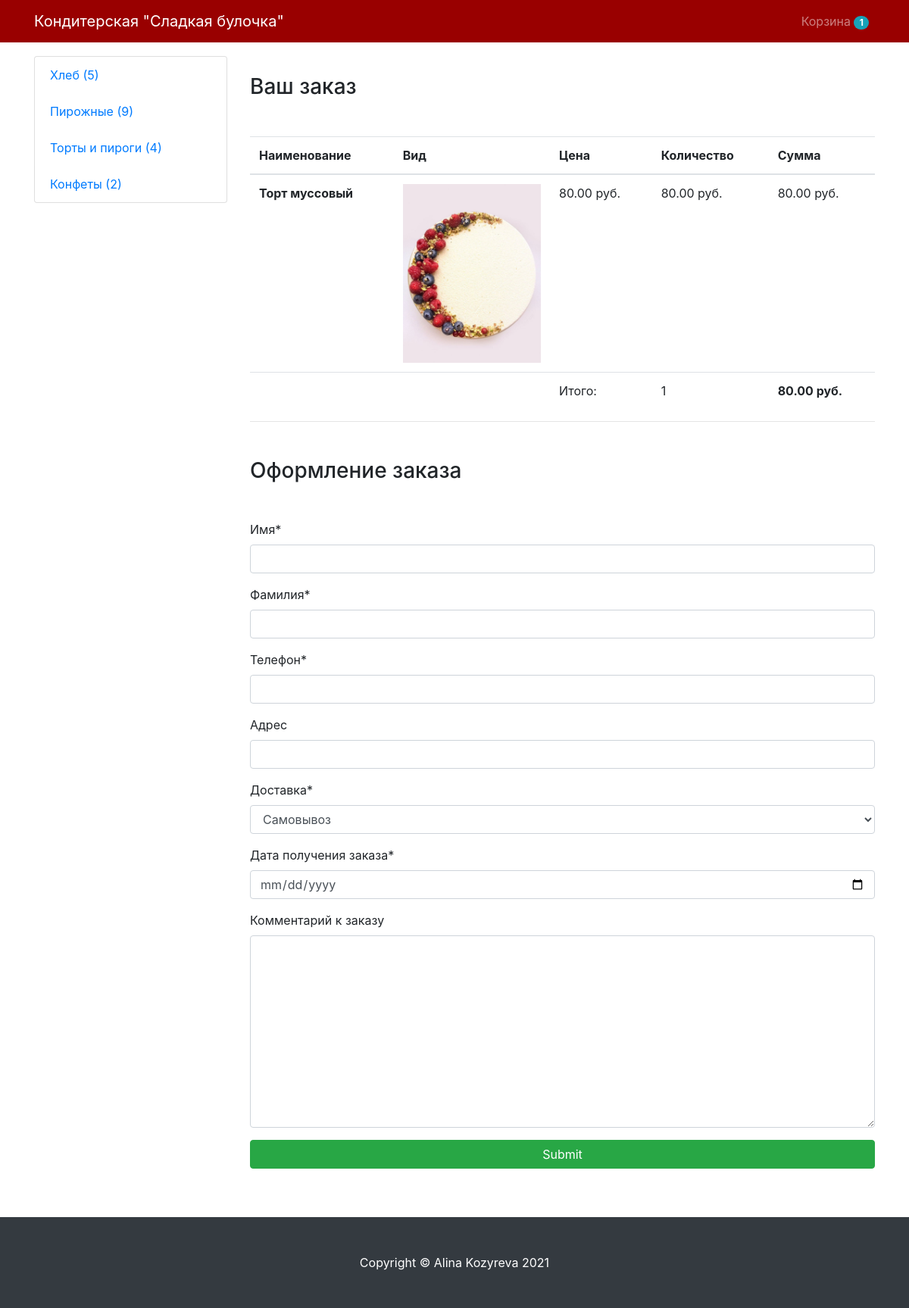
/order/ (signed in), run on the app's committed database.
### mainapp/models.py (models this page shows, shortened)
class Cart(models.Model):
    owner = models.ForeignKey(
        'Customer', null=True, verbose_name='Владелец', on_delete=models.CASCADE)
    product = models.ManyToManyField(CartProduct, blank=True, related_name='related_card')
    total_products = models.PositiveIntegerField(default=0)
    total_price = models.DecimalField(
        max_digits=9, default=0, decimal_places=2, verbose_name='Сумма')
    in_order = models.BooleanField(default=False)
    for_anonymous_user = models.BooleanField(default=False)

class Category(models.Model):
    name = models.CharField(max_length=255, verbose_name='Название категории')
    slug = models.SlugField(unique=True)
    objects = CategoryManager()
    def get_absolute_url(self):
        return reverse("category_detail", kwargs={"slug": self.slug})

class CartProduct(models.Model):
    user = models.ForeignKey(
        'Customer', verbose_name='Заказчик', on_delete=models.CASCADE)
    cart = models.ForeignKey(
        'Cart', verbose_name='Корзина', on_delete=models.CASCADE,related_name='related_product')
    content_type = models.ForeignKey(ContentType, on_delete=models.CASCADE) #то есть покажет все модели которые есть в проекте
    object_id = models.PositiveIntegerField()
    content_object = GenericForeignKey('content_type', 'object_id')
    count = models.PositiveIntegerField(default=1)
    total_price = models.DecimalField(
        max_digits=9, decimal_places=2, verbose_name='Сумма')

class Product(models.Model):# каркас для самого продукта
    VALID_RESOLUTION = (400,400)
    MAX_RESOLUTION = (1000, 1000)
    MAX_IMAGE_SIZE = 3145728
    class Meta: # если модель абстрактная для нее нельзя создать миграцию
        abstract = True
    category = models.ForeignKey(Category, verbose_name='Категория', on_delete=models.CASCADE)
    title = models.CharField(max_length=255, verbose_name='Наименование')
    slug = models.SlugField(unique=True)
    image = models.ImageField(verbose_name='Изображение')
    description = models.TextField(verbose_name='Описание')
    price = models.DecimalField(
        max_digits=9, decimal_places=2, verbose_name='Стоимость')

class Pie(Product):
    composition = models.TextField(max_length=255, verbose_name='Состав')
    weight = models.CharField(max_length=20, verbose_name='Вес')
    expiration_date = models.CharField(max_length=20, verbose_name='Срок годности')
    stuffing =models.TextField(max_length=20, verbose_name='Начинка')

### mainapp/views.py (the view)
# urls.py: path('order/', OrderView.as_view(), name='order'),
class OrderView(CartMixin, View):
    def get(self, request, *args, **kwargs):
        categories = Category.objects.get_categories_for_left_sidebar()
        form = OrderForm(request.POST or None)
        context = {
            'cart' : self.cart,
            'categories' : categories,
            'form' : form
        }
        return render(request, 'order.html', context)

### mainapp/forms.py
class OrderForm(forms.ModelForm):
    def __init__(self,  *args, **kwargs):
        super().__init__(*args, **kwargs)
        self.fields['order_date'].label='Дата получения заказа'
    order_date = forms.DateField(widget=forms.TextInput(attrs={'type':'date'}))
    class Meta:
        model=Order
        fields =(
           'first_name', 'last_name', 'phone', 'address', 'buying_type', 'order_date', 'comment'
        )

### mainapp/mixins.py (called while the page is built)
    def dispatch(self, request, *args, **kwargs):
        if request.user.is_authenticated:
            customer = Customer.objects.filter(user = request.user).first()
            if not customer:
                customer = Customer.objects.create(
                    user = request.user
                )
            cart = Cart.objects.filter(owner = customer, in_order=False).first()
            if not cart:
                cart = Cart.objects.create(owner=customer)
        else:
            cart = Cart.objects.filter(for_anonymous_user=True).first()
            if not cart:
                cart= Cart.objects.create(for_anonymous_user=True)
        self.cart = cart
        return super().dispatch(request, *args, **kwargs)

### mainapp/models.py (called while the page is built)
def get_models_for_count(*model_names):
    return [models.Count(model_name) for model_name in model_names]

    def get_queryset(self):
        return super().get_queryset()

    def get_categories_for_left_sidebar(self):
        models = get_models_for_count('bread', 'pie', 'cake', 'sweets')
        qs = list(self.get_queryset().annotate(*models))
        data = [
            dict(name = c.name, url = c.get_absolute_url(), count= getattr(c, self.CATEGORY_NAME_COUNT_NAME[c.name]))
            for c in qs
        ]
        return data

### mainapp/templates/order.html (shortened to what this page needs)
{% extends 'base.html' %}
{% load crispy_forms_tags %}
{% block content %}
<h3 class="text=cemter mt-5 mb-5">Ваш заказ {% if not cart.product.count %} пуста {% endif %}</h3>
<table class="table">
  <thead>
    <tr>
      <th scope="col">Наименование</th>
      <th scope="col">Вид</th>
      <th scope="col">Цена</th>
      <th scope="col">Количество</th>
      <th scope="col">Сумма</th>
    </tr>
  </thead>
  <tbody>
  {% for item in cart.product.all %}
    <tr>
      <th scope="row">{{ item.content_object.title }}</th>
      <td class="w-25"><img src ="{{ item.content_object.image.url }}" class="img-fluid" </td>
      <td>{{ item.content_object.price }} руб. </td>
      <td>{{ item.content_object.price }} руб. </td>
      <td>{{ item.total_price }} руб.</td>
    </tr>
    {% endfor %}
    <tr>
    <td colspan="2"></td>
    <td>Итого:</td>
    <td>{{ cart.total_products }}</td>
    <td><strong>{{ cart.total_price }} руб.</strong></td>
    </tr>
  </tbody>
</table>
<hr>
<h3 class="text=cemter mt-5 mb-5">Оформление заказа</h3>
<form action="{% url 'make_order' %}" method="POST">
    {{ form|crispy }}
    <input type="submit" class="btn btn-success btn-block mb-3" values="Оформить заказ">
</form>
{% endblock content%}

### mainapp/templates/base.html (shortened to what this page needs)
<!DOCTYPE html>
<html lang="en">
    <head>
         <link rel="stylesheet" href="https://maxcdn.bootstrapcdn.com/bootstrap/4.0.0/css/bootstrap.min.css">
        <link href="css/styles.css" rel="stylesheet" />
    </head>
    <body>
        <nav class="navbar navbar-expand-lg navbar-dark  fixed-top" style="background-color:#990000">
            <div class="container">
                <a class="navbar-brand" href="#!">Кондитерская "Сладкая булочка"</a>
                <div class="collapse navbar-collapse" id="navbarResponsive">
                    <ul class="navbar-nav ml-auto">
                        <li class="nav-item"><a class="nav-link" href="{% url 'cart' %}">Корзина <span class="badge badge-pill badge-info">{{ cart.product.count }}</span></a></li>
                    </ul>
                </div>
            </div>
        </nav>
        <div class="container">
            <div class="row">
                <div class="col-lg-3">
                    <div class="list-group">
                       {% for category in categories %}
                       <a href='{{category.url}}' class="list-group-item"> {{ category.name }} ({{ category.count }}) </a>
                       {% endfor %}
                    </div>
                </div>
                <div class="col-lg-9">
                    {% block content %}{% endblock content %}
                </div>
            </div>
        </div>
        <footer class="py-5 bg-dark mt-5">
            <div class="container"><p class="m-0 text-center text-white">Copyright &copy; Alina Kozyreva 2021</p></div>
        </footer>
    </body>
</html>

### mainapp/templates/base.html (style rules this page uses)
body { padding-top: 26px; }

### data on the page
Cart: product.count "1", total_products "1", total_price "80.00"
Category: name "Хлеб"
Category: name "Пирожные"
Category: name "Торты и пироги"
Category: name "Конфеты"
CartProduct: content_object "Торт муссовый", content_object.image (picture), content_object.price "80.00", total_price "80.00"

### other printed values
{{ category.count }} "5" "9" "4" "2"
